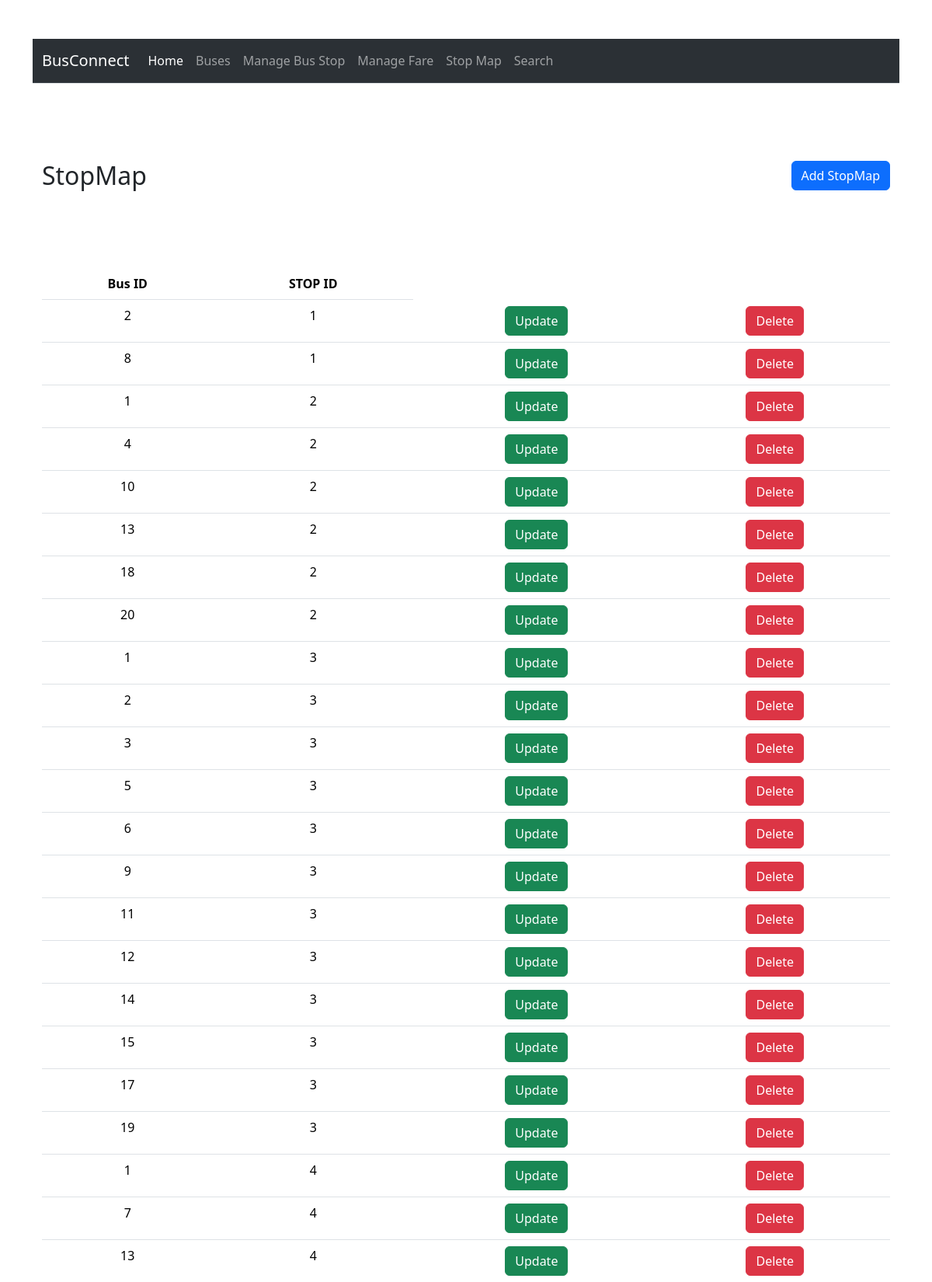
Screenshot of /bcphp/stopmap.php (upper part) with the database file from the repository.
### tables this page shows
CREATE TABLE `busstopsmapping` (
  `BusID` int(11) NOT NULL,
  `StopID` int(11) NOT NULL,
  PRIMARY KEY (`BusID`,`StopID`),
  KEY `StopID` (`StopID`),
  CONSTRAINT `busstopsmapping_ibfk_1` FOREIGN KEY (`BusID`) REFERENCES `buses` (`BusID`),
  CONSTRAINT `busstopsmapping_ibfk_2` FOREIGN KEY (`StopID`) REFERENCES `busstops` (`StopID`)
);

### bcphp/stopmap.php (the view, shortened to what this page needs)
<?php
include('header.php');
?>
<?php include('db.php');?>
<div class="container">
<section>
    <div class="container">
        <div class="box1">
      <h2 style="margin-bottom: 100px;"> StopMap </h2>
      <button type="button" class="btn btn-primary" data-toggle="modal" data-target="#Modal1">Add StopMap</button>
        </div>
      <table class="table">
          <thead class="thead-dark">
            <tr>
              <th scope="col">Bus ID</th>
              <th scope="col">STOP ID</th>
            </tr>
          </thead>
          <tbody>
            <?php
            $query = "SELECT * FROM `busstopsmapping`";
            $result = mysqli_query($connection, $query);
            if (!$result) {
                die("Query Failed: " . mysqli_error($connection));
            } else {
                while ($row = mysqli_fetch_assoc($result)) {
            ?>
                    <tr>
                        <td><?php echo $row['BusID']?></td>
                        <td><?php echo $row['StopID'] ?></td>
                        <td><a class="btn btn-success" href="updatebusstops.php?id=<?php echo $row['StopID']?>">Update</a></td>
                        <td><a class="btn btn-danger"  href="deletebusstops.php?id=<?php echo $row['StopID']?>">Delete</a></td>
                    </tr>
            <?php
                }
            }
            ?>
     </tbody>
        </table>
    </div>
   </section>
</div>
   <?php
include('footer.php');
?>

### bcphp/style.css (style rules this page uses)
.box1 h2 { float: left; }
.box1 button { float: right; }
.container { margin-top: 50px; align-items: center; }
.table { text-align: center; }

### rows the page displays
busstopsmapping: BusID "2", StopID "1"
busstopsmapping: BusID "8", StopID "1"
busstopsmapping: BusID "1", StopID "2"
busstopsmapping: BusID "4", StopID "2"
busstopsmapping: BusID "10", StopID "2"
busstopsmapping: BusID "13", StopID "2"
busstopsmapping: BusID "18", StopID "2"
busstopsmapping: BusID "20", StopID "2"
busstopsmapping: BusID "1", StopID "3"
busstopsmapping: BusID "2", StopID "3"
busstopsmapping: BusID "3", StopID "3"
busstopsmapping: BusID "5", StopID "3"
busstopsmapping: BusID "6", StopID "3"
busstopsmapping: BusID "9", StopID "3"
busstopsmapping: BusID "11", StopID "3"
busstopsmapping: BusID "12", StopID "3"
busstopsmapping: BusID "14", StopID "3"
busstopsmapping: BusID "15", StopID "3"
busstopsmapping: BusID "17", StopID "3"
busstopsmapping: BusID "19", StopID "3"
busstopsmapping: BusID "1", StopID "4"
busstopsmapping: BusID "7", StopID "4"
busstopsmapping: BusID "13", StopID "4"
